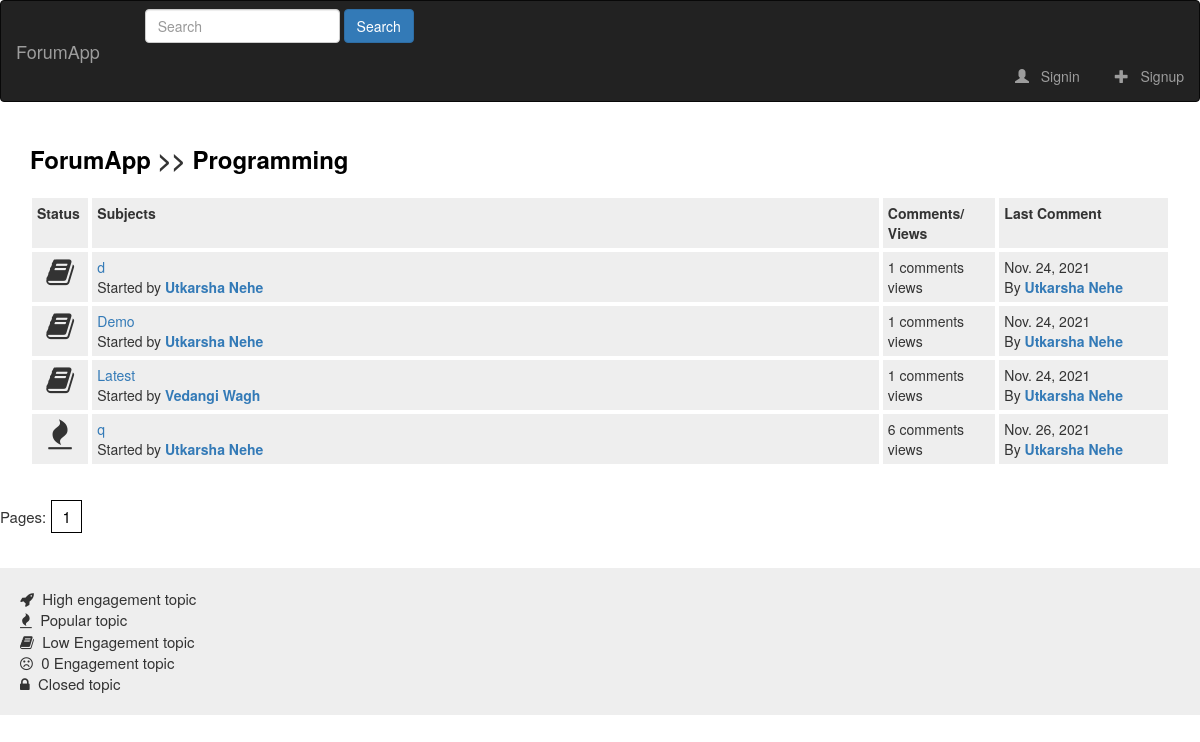
The app's page /posts/programming/, older data.
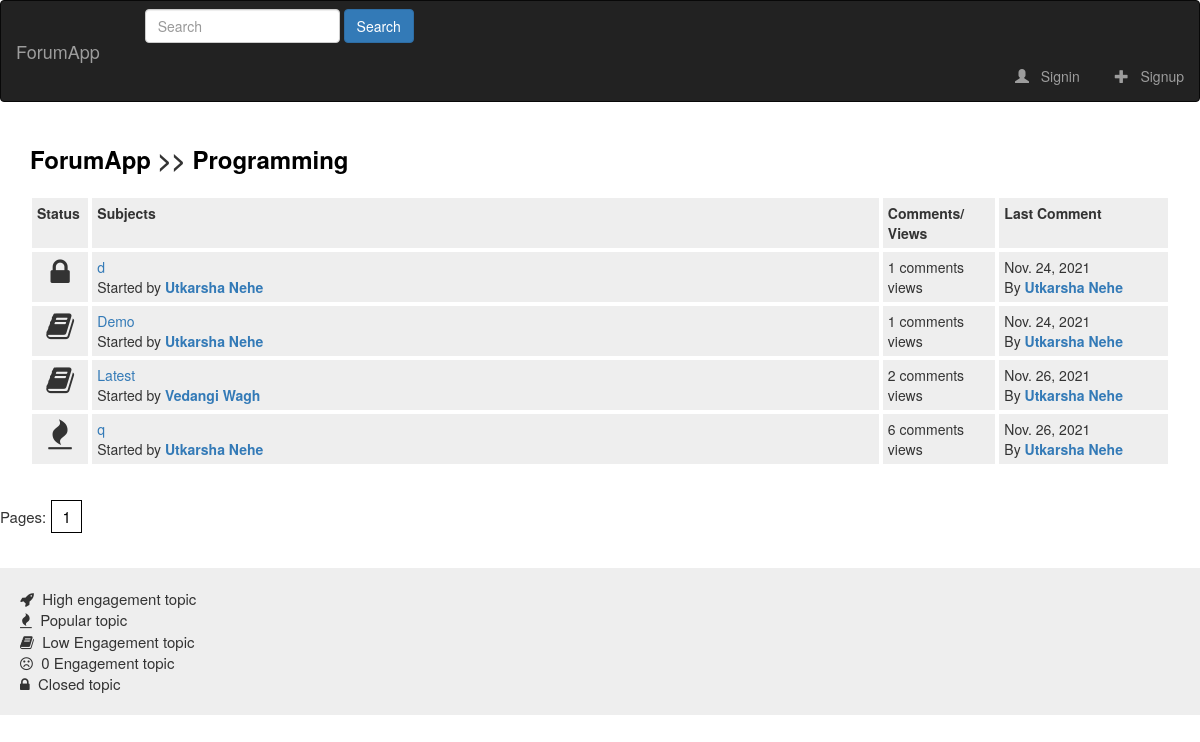
The same page, newer data.
### online_forum/models.py (models this page shows, shortened)
class Category(models.Model):
    title = models.CharField(max_length=100)
    slug = models.SlugField(max_length=200, unique=True, blank=True)
    description = models.TextField(default="Description")
    class Meta:
        verbose_name_plural = "Categories"
    def get_url(self):
        return reverse("posts", kwargs={
            'slug': self.slug
        })

class Post(models.Model):
    title = models.CharField(max_length=1000)
    slug = models.SlugField(max_length=1500, unique=True, blank=True)
    author = models.ForeignKey(Author, on_delete=models.CASCADE)
    content = HTMLField()
    categories = models.ManyToManyField(Category)
    timestamp = models.DateTimeField(auto_now_add=True)
    approved = models.BooleanField(default=False)
    hit_count_generic = GenericRelation(HitCount, object_id_field='object_pk',
                                        related_query_name='hit_count_generic_relation')
    tags = TaggableManager()
    comments = models.ManyToManyField(Comment, blank=True)
    closed = models.BooleanField(default=False)
    state = models.CharField(max_length=40, default='zero')
    def get_url(self):
        return reverse("post-detail", kwargs={
            'slug': self.slug
        })
    @property
    def number_of_comments(self):
        return self.comments.count()
    @property
    def last_comment(self):
        return self.comments.latest('timestamp')

class Author(models.Model):
    user = models.ForeignKey(User, on_delete=models.CASCADE)
    full_name = models.CharField(max_length=255, blank=True)
    slug = models.SlugField(max_length=512, unique=True, blank=True)
    bio = HTMLField()
    points = models.IntegerField(default=0)
    profile_pic = ResizedImageField(size=[50, 80], quality=100, upload_to='authors', default=None, blank=False)

class Comment(models.Model):
    user = models.ForeignKey(Author, on_delete=models.CASCADE)
    content = models.TextField()
    timestamp = models.DateTimeField(auto_now_add=True)
    replies = models.ManyToManyField(Reply, blank=True)

### online_forum/views.py (the view)
# urls.py: path('posts/<slug>/', views.show_posts, name='posts'),
def show_posts(request, slug):
    category = get_object_or_404(Category, slug=slug)
    posts = Post.objects.filter(approved=True, categories=category)
    paginator = Paginator(posts, 10)
    page = request.GET.get("page")
    try:
        posts = paginator.page(page)
    except PageNotAnInteger:
        posts = paginator.page(1)
    except EmptyPage:
        posts = paginator.page(paginator.num_pages)
    context = {
        'posts': posts,
        'forum': category,
        'title': category.title + ' Posts',
    }
    return render(request, 'posts.html', context)

### online_forum/context_processors.py (called while the page is built, shortened)
def search(request):
    search_context = {}
    posts = Post.objects.all()
    return search_context

### templates/posts.html
{% extends 'base.html' %}
{% load hitcount_tags %}
{% block content %}
    <div class="container">
        <div class="forum-navigation">
            <span>
                <a href="{% url 'index' %}">ForumApp</a> >>
                <a href="{{ forum.get_url }}">{{ forum.title }}</a>
            </span>
        </div>
        <div class="posts-table">
            <div class="table-heading">
                <div class="status">Status</div>
                <div class="subjects">Subjects</div>
                <div class="replies">Comments/<br/>Views</div>
                <div class="last-reply">Last Comment</div>
            </div>
            <div class="table-body">
                {% for post in posts %}
                <div class="table-row">
                    {% if post.closed == True %}
                        <div class="status"><i class="fa fa-lock"></i></div>
                    {% elif post.number_of_comments == 0 %}
                        <div class="status"><i class="fa fa-frown-o"></i></div>
                    {% elif post.number_of_comments > 0 and post.number_of_comments <= 2 %}
                        <div class="status"><i class="fa fa-book"></i></div>
                    {% elif post.number_of_comments > 2 and post.number_of_comments <= 5 %}
                        <div class="status"><i class="fa fa-rocket"></i></div>
                    {% elif post.number_of_comments >= 5 %}
                        <div class="status"><i class="fa fa-fire"></i></div>
                    {% endif %}
                    <div class="subjects">
                        <a href="{{ post.get_url }}">{{ post.title }}<br></a>
                        <span>Started by <b><a href="#">{{ post.author.full_name|title }}</a></b></span>
                    </div>
                    <div class="replies">
                        {{ post.number_of_comments }} comments <br/> {% get_hit_count for post %} views
                    </div>
                    <div class="last-reply">
                        {{ post.last_comment.timestamp|date }}
                        <br/>
                        By <b><a href="#">{{ post.last_comment.user.full_name|title }}</a></b>
                    </div>
                </div>
                {% endfor %}
            </div>
        </div>
    </div>
    <div class="pagination">
        Pages: {% for num_page in posts.paginator.page_range %} <a href="?page={{num_page}}">{{num_page}}</a> {% endfor %}
    </div>
    <div class="status-note">
            <span>
                <i class="fa fa-rocket"></i> &nbsp;High engagement topic
            </span>
            <br/>
            <span>
                <i class="fa fa-fire"></i> &nbsp;Popular topic
            </span>
            <br/>
            <span>
                <i class="fa fa-book"></i> &nbsp;Low Engagement topic
            </span>
            <br/>
            <span>
                <i class="fa fa-frown-o"></i> &nbsp;0 Engagement topic
            </span>
            <br/>
            <span>
                <i class="fa fa-lock"></i> &nbsp;Closed topic
            </span>
            <br/>
    </div>
{% endblock content %}

### templates/base.html (shortened to what this page needs)
{% load static %}
<html lang="en">
    <head>
        <link rel="stylesheet" href="{% static 'style.css' %}">
        <link rel="stylesheet" href="https://cdnjs.cloudflare.com/ajax/libs/font-awesome/4.7.0/css/font-awesome.min.css">
        <link rel="stylesheet" type="text/css" href="https://maxcdn.bootstrapcdn.com/bootstrap/3.3.6/css/bootstrap.min.css">
    </head>
    <body>
         <nav class="navbar navbar-inverse">
            <div class="navbar-header">
                <a class="navbar-brand" href="{% url 'index' %}">ForumApp</a>
            </div>
            <div class="collapse navbar-collapse" id="topNavBar">
                <ul class="nav navbar-nav">
                    <form action="{% url 'search-post' %}" class="navbar-form navbar-left" role="search" method="get"  role="form">
                        <div class="form-group">
                            <input type="text" class="form-control" name="search-query" id="search-query" placeholder="Search">
                        </div>
                        <button type="submit" name="search-form" class="btn btn-primary">Search</button>
                    </form>
                </ul>
                <ul class="nav navbar-nav navbar-right">
                    {% if user.is_authenticated %}-->
                        <li class="" style="margin-left: 550px;">
                            <a href="{% url 'create-post' %}">
                                <span class="glyphicon glyphicon-plus" aria-hidden="true"></span> &nbsp; Create Post
                            </a>
                        </li>
                        <li class="" style="margin-left: 10px;">
                            <a href="{% url 'logout' %}">
                                <span class="glyphicon glyphicon-off" aria-hidden="true"></span> &nbsp; Logout
                            </a>
                        </li>
                    {% else %}
                        <li class="" style="margin-left: 610px;">
                            <a href="{% url 'signin' %}">
                                <span class="glyphicon glyphicon-user" aria-hidden="true"></span> &nbsp; Signin
                            </a>
                        </li>
                        <li class="" style="margin-left: 5px;">
                            <a href="{% url 'signup' %}">
                                <span class="glyphicon glyphicon-plus" aria-hidden="true"></span> &nbsp; Signup
                            </a>
                        </li>
                    {% endif %}
                </ul>
            </div>
        </nav>
        {% block content %}
        {% endblock content %}
    </body>
</html>

### static/style.css (style rules this page uses)
.navbar { border-radius: 0px; }
html { font-size: 14px; font-family: 'sans-serif'; }
.container { margin-top: 20px; margin-left: 10px; margin-right: 20px; }
.navbar { display: flex; align-items: center; }
.table-heading { display: flex; }
.table-heading div { padding: 5px; margin: 2px; background-color: #EEEEEE; font-weight: bold; }
.table-heading .status { flex: 5%; }
.table-heading .subjects { flex: 70%; }
.table-heading .replies { flex: 10%; }
.table-heading .last-reply { flex: 15%; }
.table-row { display: flex; }
.table-row .status, .table-row .subjects, .table-row .replies, .table-row .last-reply { padding: 5px; margin: 2px; background-color: #EEEEEE; }
.table-row .status { flex: 5%; font-size: 30px; text-align: center; }
.table-row .subjects { flex: 70%; }
.table-row .replies { flex: 10%; }
.table-row .last-reply { flex: 15%; }
.pagination { padding: 20px; font-size: 15px; }
.pagination a { color: #000000; margin-inline: 1px; padding: 5px 10px; border: solid 0.5px black; }
.forum-navigation { margin-block: 20px; font-weight: bold; font-size: 24px; }
.forum-navigation a { color: #000000; }
.status-note { background-color: #EEEEEE; padding: 20px; display: block; }
.status-note span { font-size: 15px; margin-block: 5px; }

Row changes from the older to the newer data that the page shows:
changed Post (number 1 of 4 on the later page): closed False → True (drawn)
computed for Post "Latest": number_of_comments "1" → "2"; last_comment.timestamp "Nov. 24, 2021" → "Nov. 26, 2021"
